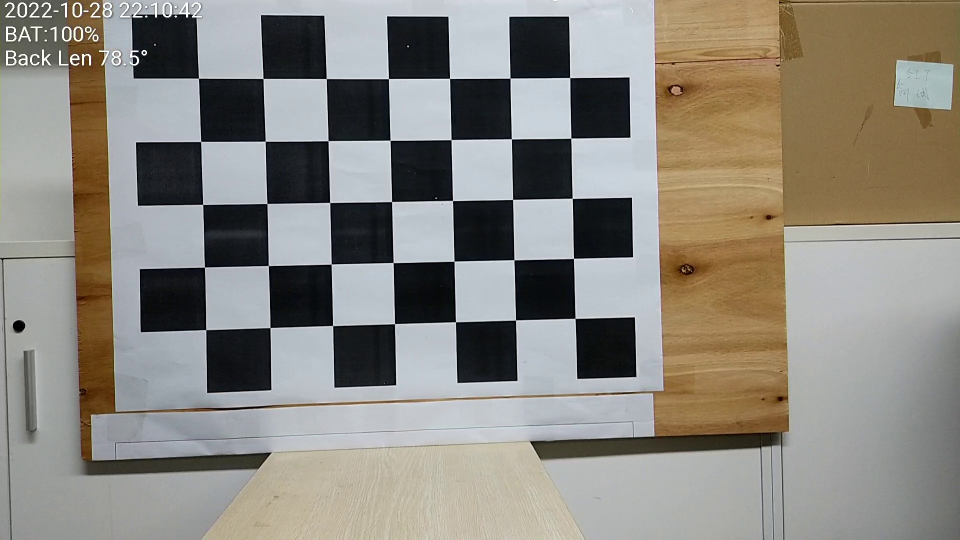
#> input picture camera/img1.jpg, 1920 x 1080 px (shown at 1/2 size)
$ python camera_calibration.py
#> lines starting #> are read from the running program, lines starting #| are printed output that depends on the picture; after the words box and inside, x2 and y2 are one past the last pixel; in counts of white or black regions, pixels touching at a corner belong together; pictures that were not available may be replaced by others from this repository, and a replacement may not be noted
import cv2
import numpy as np
import glob

# 找棋盘格角点
# 设置寻找亚像素角点的参数，采用的停止准则是最大循环次数30和最大误差容限0.001
criteria = (cv2.TERM_CRITERIA_EPS + cv2.TERM_CRITERIA_MAX_ITER, 30, 0.001)  # 阈值
# 棋盘格模板规格
w = 7  # 10 - 1
h = 5  # 7  - 1
# 世界坐标系中的棋盘格点,例如(0,0,0), (1,0,0), (2,0,0) ....,(8,5,0)，去掉Z坐标，记为二维矩阵
objp = np.zeros((w * h, 3), np.float32)
objp[:, :2] = np.mgrid[0:w, 0:h].T.reshape(-1, 2)
objp = objp * 94.5  # 18.1 mm

# 储存棋盘格角点的世界坐标和图像坐标对
objpoints = []  # 在世界坐标系中的三维点
imgpoints = []  # 在图像平面的二维点
# 加载pic文件夹下所有的jpg图像
images = glob.glob('./*.jpg')  # 拍摄的十几张棋盘图片所在目录

i = 1
for fname in images:

    img = cv2.imread(fname)
#> img is the input picture: shape (1080, 1920, 3); mean B, G, R 127.7, 135.7, 139.5
    # 获取画面中心点
    # 获取图像的长宽
    h1, w1 = img.shape[0], img.shape[1]
#> h1 = 1080; w1 = 1920
    gray = cv2.cvtColor(img, cv2.COLOR_BGR2GRAY)
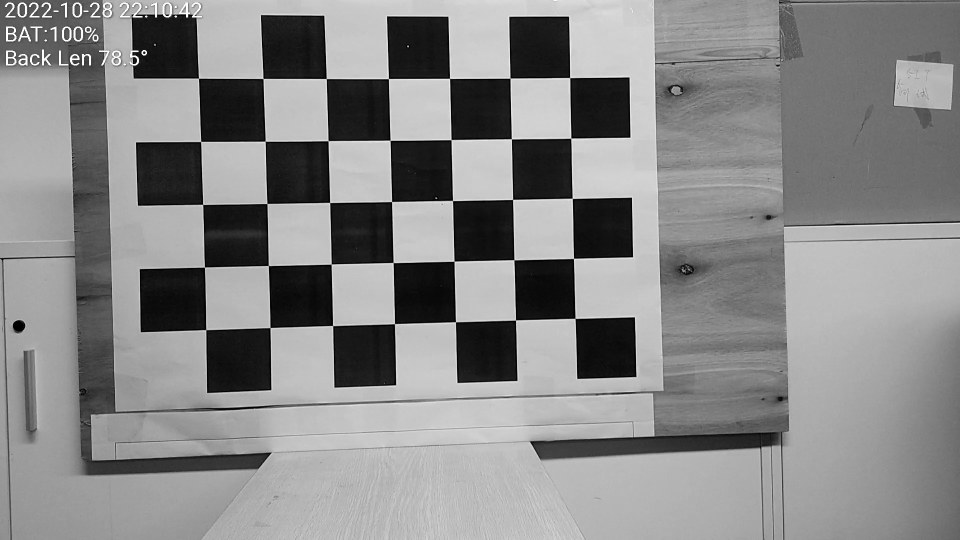
#> gray: shape (1080, 1920) (shown at 1/2 size); min 0, max 255, mean 135.9
    u, v = img.shape[:2]
#> u = 1080; v = 1920
    # 找到棋盘格角点
    ret, corners = cv2.findChessboardCorners(gray, (w, h), None)
#> ret = True; corners = 35 rows, first 8: [397.3, 156.8], [526.6, 157.4], [652.8, 157.4], [777.3, 157.5], [899.6, 157.4], [1020.4, 156.4], [1139.8, 155.7], [401.7, 283.4]
    # 如果找到足够点对，将其存储起来
    if ret == True:
        print("i:", i)
        i = i + 1
        # 在原角点的基础上寻找亚像素角点
        cv2.cornerSubPix(gray, corners, (11, 11), (-1, -1), criteria)
        # 追加进入世界三维点和平面二维点中
        objpoints.append(objp)
        imgpoints.append(corners)
        # 将角点在图像上显示
        cv2.drawChessboardCorners(img, (w, h), corners, ret)
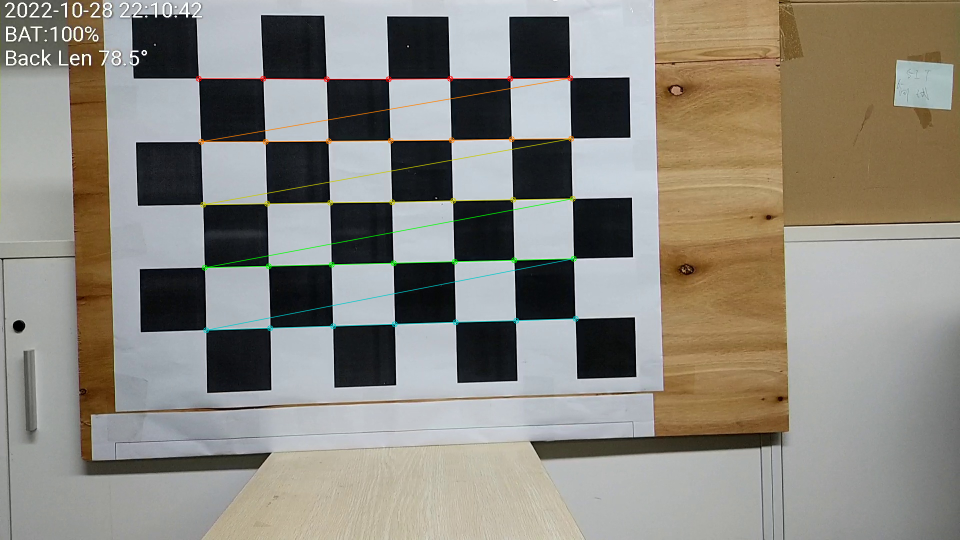
#> img: shape (1080, 1920, 3) (shown at 1/2 size); 1.1% of pixels changed, all inside (x1, y1, x2, y2) = (391, 150, 1158, 667)
        cv2.namedWindow('findCorners', cv2.WINDOW_NORMAL)
        cv2.resizeWindow('findCorners', 640, 480)
        cv2.imshow('findCorners', img)
        cv2.waitKey(200)
#> pass 2 of the loop `for fname in images:`:
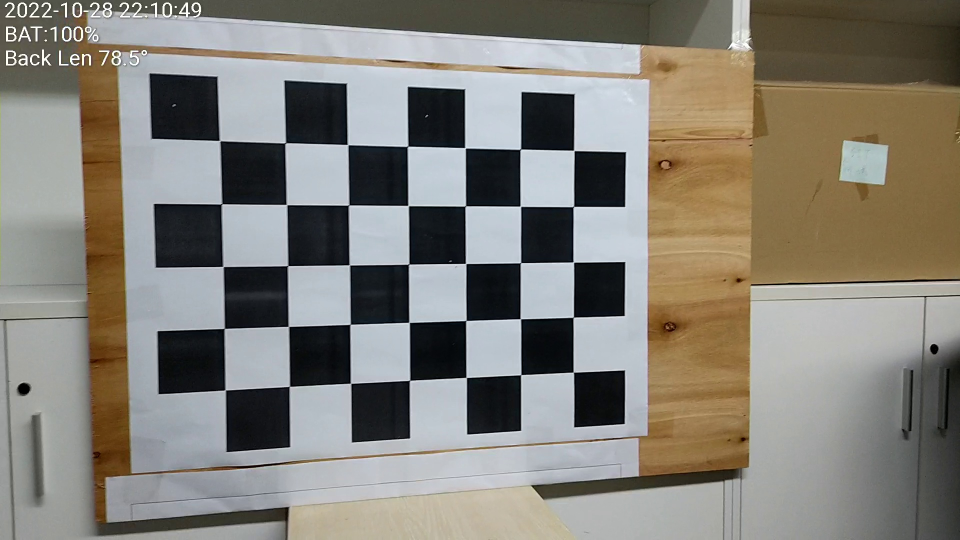
#> input picture camera/img10.jpg, 1920 x 1080 px (shown at 1/2 size)
#> img is the input picture: shape (1080, 1920, 3); mean B, G, R 120.3, 128.5, 132
#> `gray = cv2.cvtColor(img, cv2.COLOR_BGR2GRAY)`:
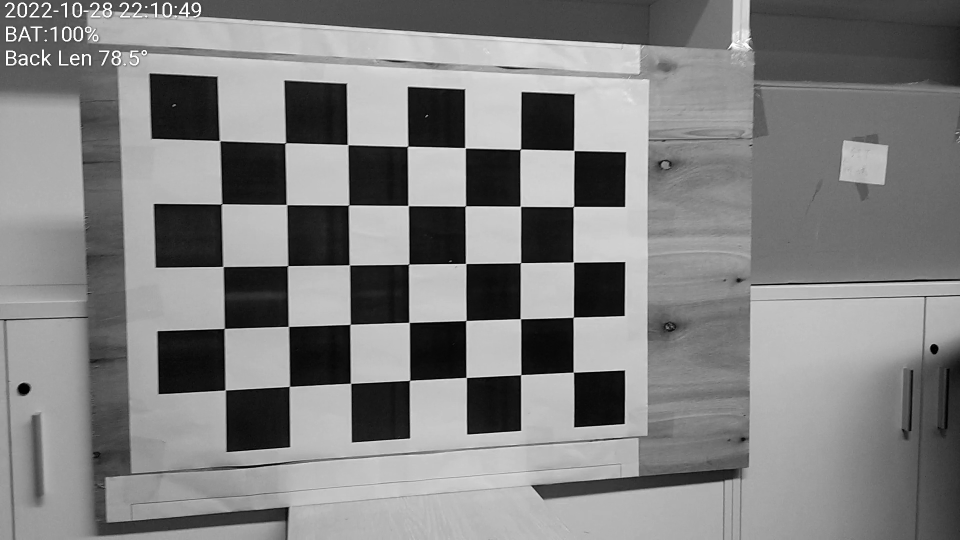
#> gray: shape (1080, 1920) (shown at 1/2 size); min 0, max 255, mean 128.6
#> corners = 35 rows, first 8: [441.9, 281.4], [572.2, 286.4], [696.1, 289.4], [816.3, 292.7], [931.7, 296.6], [1041.9, 298.4], [1148.4, 301.4], [444.7, 408]
#> `cv2.drawChessboardCorners(img, (w, h), corners, ret)`:
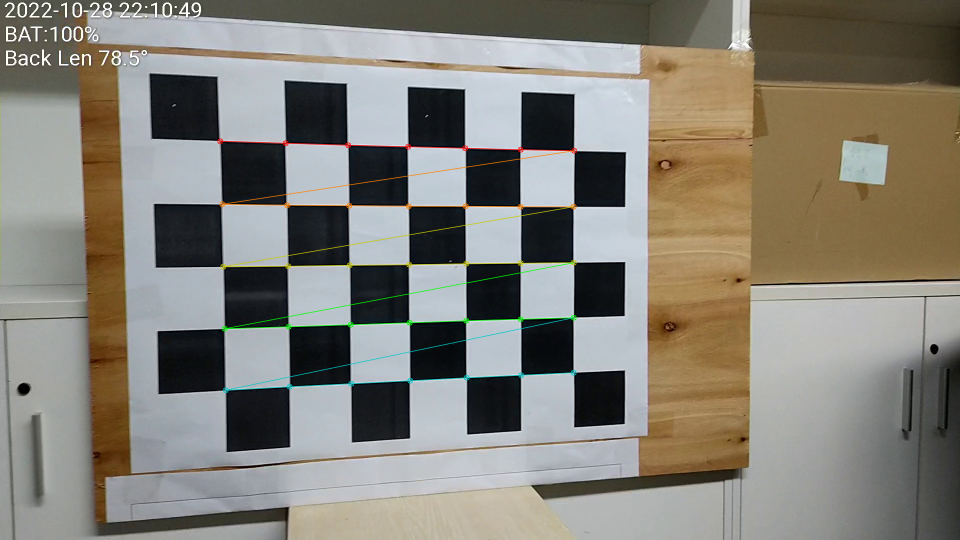
#> img: shape (1080, 1920, 3) (shown at 1/2 size); 1.05% of pixels changed, all inside (x1, y1, x2, y2) = (434, 276, 1155, 787)
#> pass 3 of the loop `for fname in images:`:
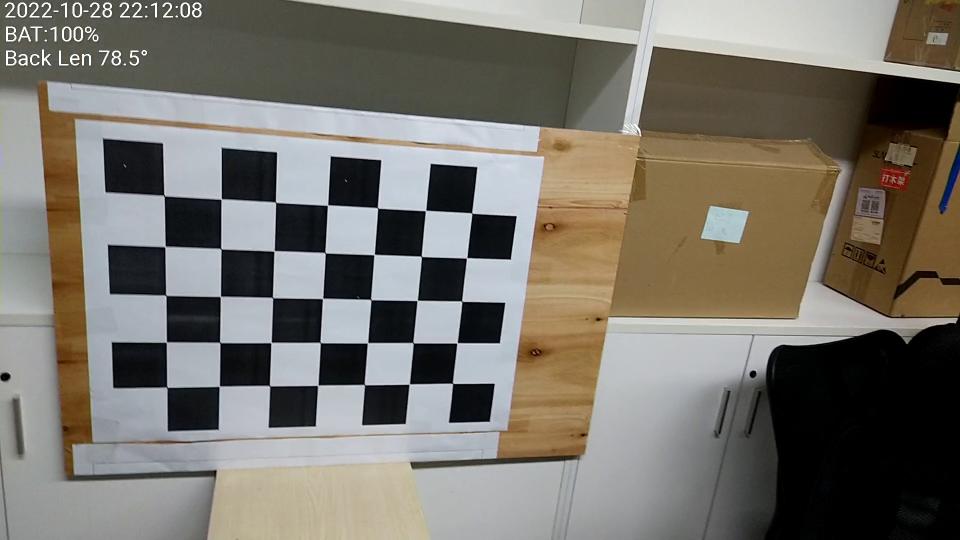
#> input picture camera/img100.jpg, 1920 x 1080 px (shown at 1/2 size)
#> img is the input picture: shape (1080, 1920, 3); mean B, G, R 107.8, 116.1, 120.2
#> `gray = cv2.cvtColor(img, cv2.COLOR_BGR2GRAY)`:
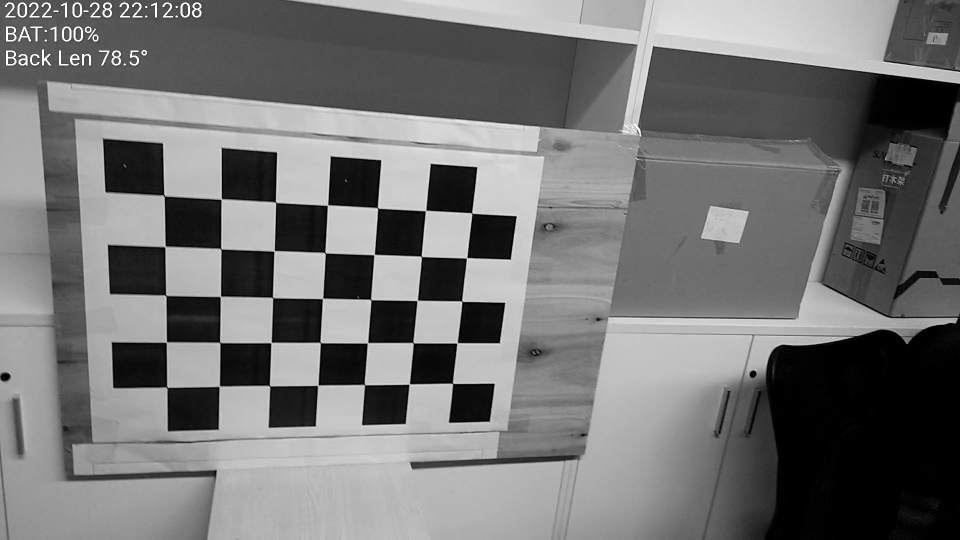
#> gray: shape (1080, 1920) (shown at 1/2 size); min 0, max 255, mean 116.4
#> corners = 35 rows, first 8: [328.7, 391.7], [442.3, 399.5], [552, 405.4], [655.7, 411.5], [755.3, 416.2], [851.9, 421.6], [944.1, 427], [330.1, 494.9]
#> `cv2.drawChessboardCorners(img, (w, h), corners, ret)`:
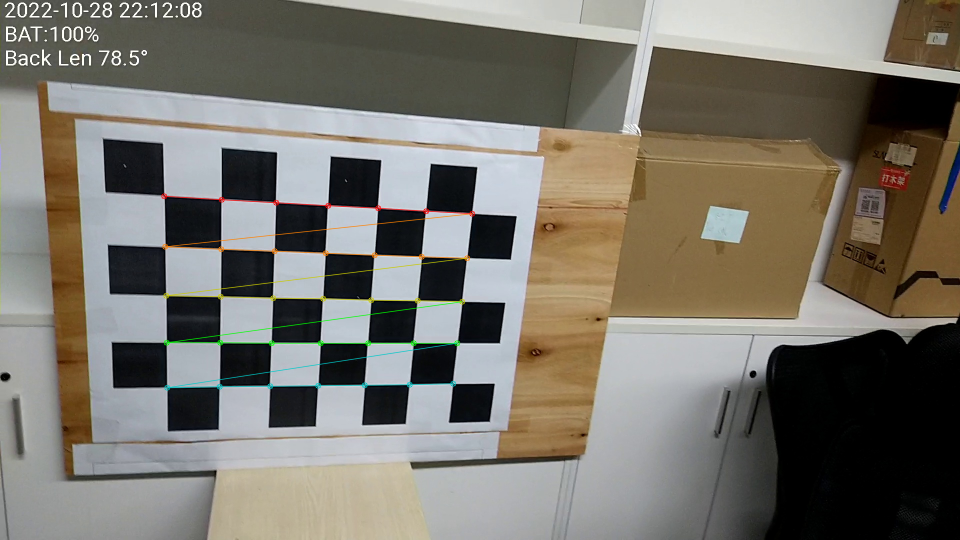
#> img: shape (1080, 1920, 3) (shown at 1/2 size); 0.91% of pixels changed, all inside (x1, y1, x2, y2) = (322, 386, 951, 782)
#> the loop made 4 passes; the first 3 are shown
cv2.destroyAllWindows()
# %% 标定
print('正在计算')
# 标定
ret, mtx, dist, rvecs, tvecs = \
    cv2.calibrateCamera(objpoints, imgpoints, gray.shape[::-1], None, None)

print("ret:", ret)
print("mtx:\n", mtx)  # 内参数矩阵
print("dist畸变值:\n", dist)  # 畸变系数   distortion cofficients = (k_1,k_2,p_1,p_2,k_3)
print("rvecs旋转（向量）外参:\n", rvecs)  # 旋转向量  # 外参数
print("tvecs平移（向量）外参:\n", tvecs)  # 平移向量  # 外参数
newcameramtx, roi = cv2.getOptimalNewCameraMatrix(mtx, dist, (u, v), 0, (u, v))
print('newcameramtx外参', newcameramtx)

# 打开摄像机
url = 'rtsp://admin:admin@10.12.97.126:8554/live'
camera = cv2.VideoCapture(url)
while True:
    (grabbed, frame) = camera.read()
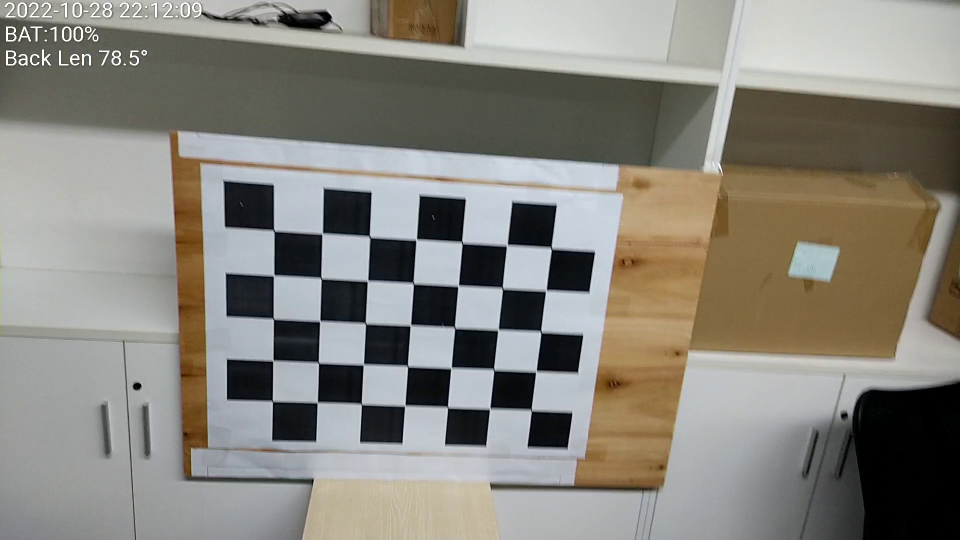
#> input picture camera/img102.jpg, 1920 x 1080 px, given in place of live, which was not available (shown at 1/2 size)
#> frame is the input picture: shape (1080, 1920, 3); mean B, G, R 125.2, 133.1, 135.7
    h1, w1 = frame.shape[:2]
    newcameramtx, roi = cv2.getOptimalNewCameraMatrix(mtx, dist, (u, v), 0, (u, v))
    # 纠正畸变
    dst1 = cv2.undistort(frame, mtx, dist, None, newcameramtx)
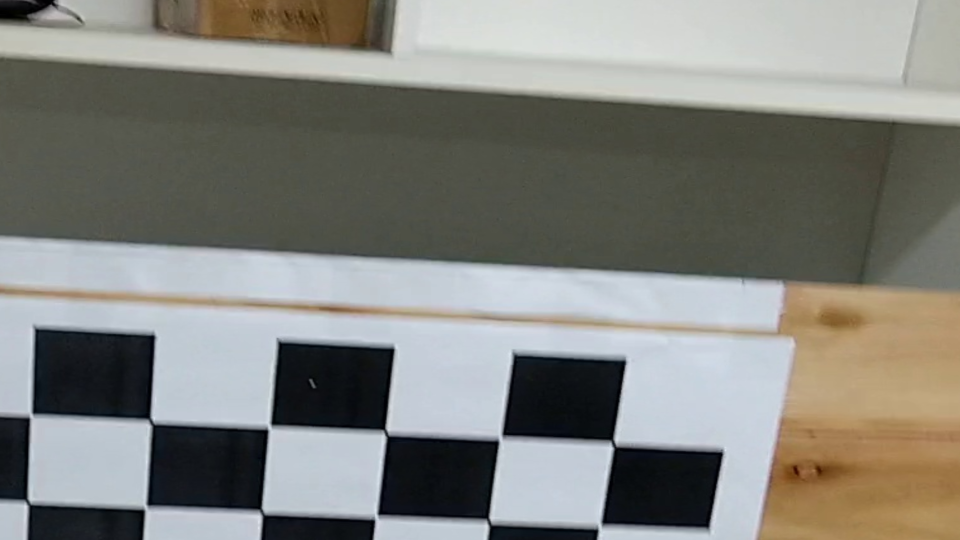
#> dst1: shape (1080, 1920, 3) (shown at 1/2 size); mean B, G, R 124.3, 130, 129.8
    # dst2 = cv2.undistort(frame, mtx, dist, None, newcameramtx)
    mapx, mapy = cv2.initUndistortRectifyMap(mtx, dist, None, newcameramtx, (w1, h1), 5)
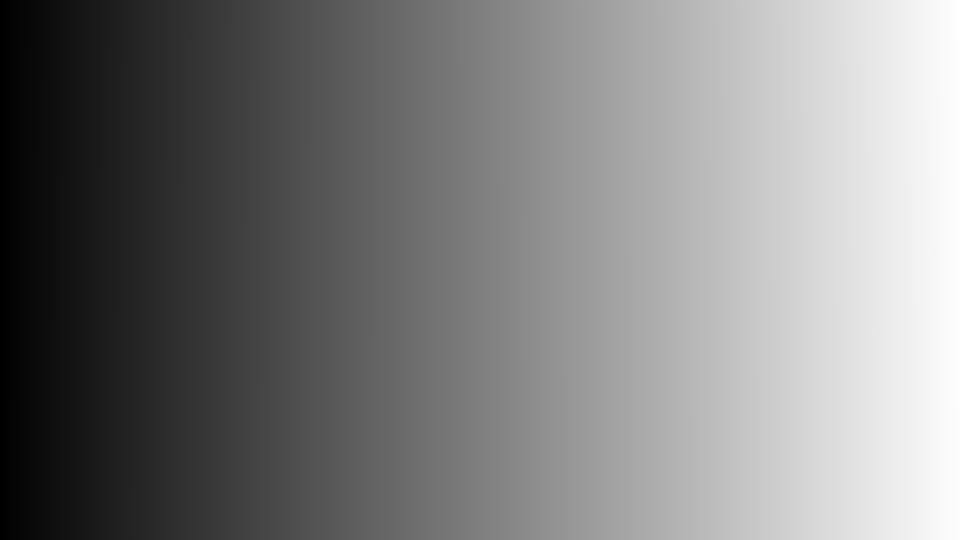
#> mapx: shape (1080, 1920) float32 (shown at 1/2 size); min 618.2, max 1379.2, mean 998.1; drawn with min black and max white
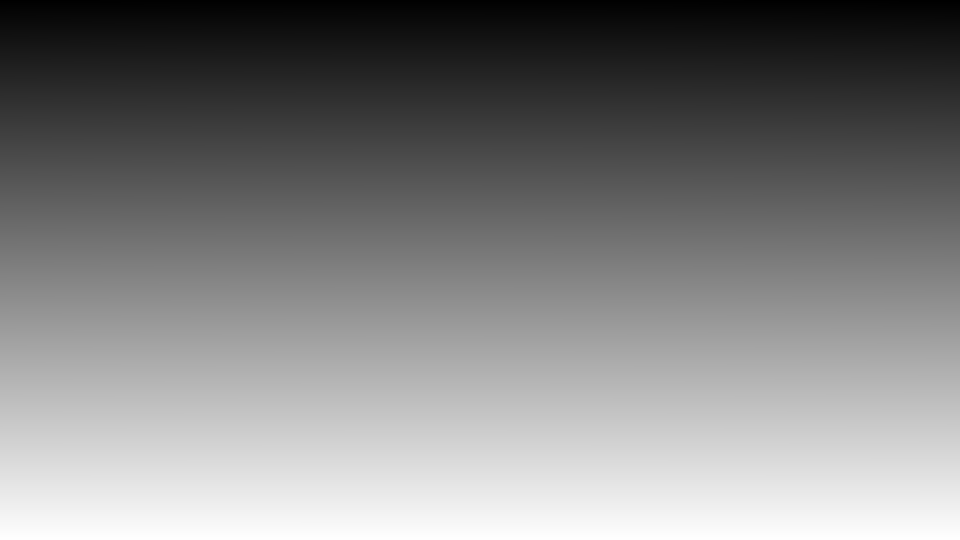
#> mapy: shape (1080, 1920) float32 (shown at 1/2 size); min 35.85, max 594.7, mean 317.1; drawn with min black and max white
    dst2 = cv2.remap(frame, mapx, mapy, cv2.INTER_LINEAR)
    # 裁剪图像，输出纠正畸变以后的图片
    x, y, w1, h1 = roi
    dst1 = dst1[y:y + h1, x:x + w1]
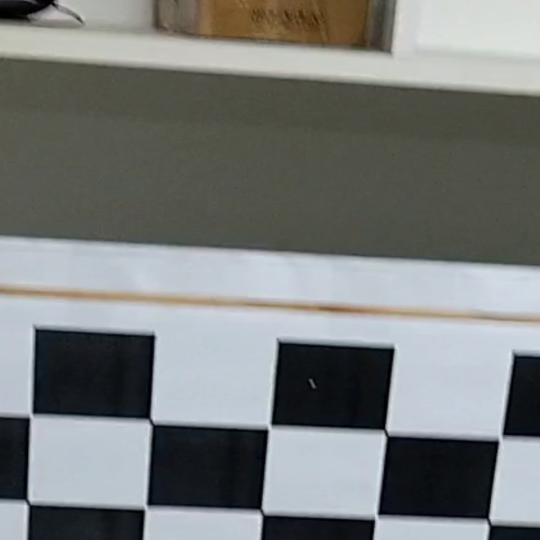
#> dst1: shape (1080, 1079, 3) (shown at 1/2 size); mean B, G, R 122.2, 123.6, 120.4

    # cv2.imshow('frame',dst2)
    # cv2.imshow('dst1',dst1)
    cv2.imshow('dst2', dst2)
    if cv2.waitKey(1) & 0xFF == ord('q'):  # 按q保存一张图片
#> (key q is pressed here)
        cv2.imwrite("../u4/frame.jpg", dst1)
        break

camera.release()
cv2.destroyAllWindows()
